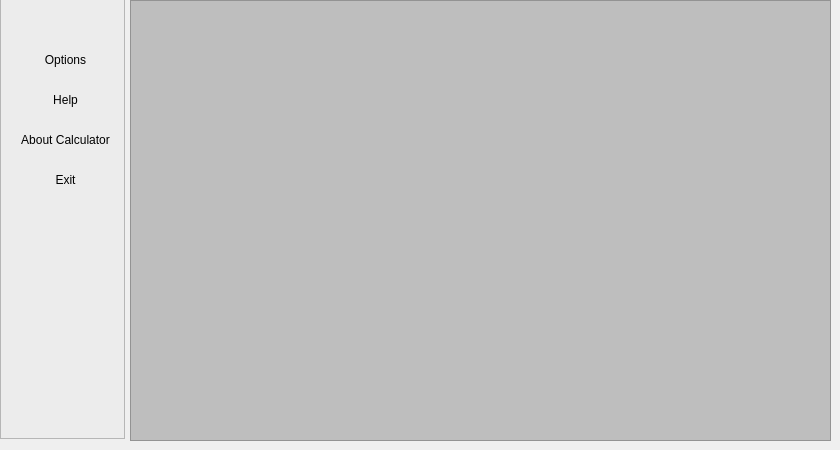
    <widget class="QWidget" name="tab_MainMenu">
     <attribute name="icon">
      <iconset resource="../../QTProjects/Formular_Calculator_and_Integrator/resources.qrc">
       <normaloff>:/resources/resources/listicon.png</normaloff>:/resources/resources/listicon.png</iconset>
     </attribute>
     <attribute name="title">
      <string/>
     </attribute>
     <widget class="QFrame" name="frmFile">
      <property name="geometry">
       <rect>
        <x>0</x>
        <y>-1</y>
        <width>125</width>
        <height>440</height>
       </rect>
      </property>
      <property name="autoFillBackground">
       <bool>false</bool>
      </property>
      <property name="styleSheet">
       <string notr="true">QFrame {
    background-color: rgb(236, 236, 236)
}</string>
      </property>
      <property name="frameShape">
       <enum>QFrame::StyledPanel</enum>
      </property>
      <property name="frameShadow">
       <enum>QFrame::Raised</enum>
      </property>
      <widget class="QPushButton" name="pbOptions">
       <property name="geometry">
        <rect>
         <x>0</x>
         <y>40</y>
         <width>131</width>
         <height>41</height>
        </rect>
       </property>
       <property name="autoFillBackground">
        <bool>false</bool>
       </property>
       <property name="text">
        <string>Options</string>
       </property>
       <property name="flat">
        <bool>true</bool>
       </property>
      </widget>
      <widget class="QPushButton" name="pbHelp">
       <property name="geometry">
        <rect>
         <x>0</x>
         <y>80</y>
         <width>131</width>
         <height>41</height>
        </rect>
       </property>
       <property name="autoFillBackground">
        <bool>false</bool>
       </property>
       <property name="text">
        <string>Help</string>
       </property>
       <property name="flat">
        <bool>true</bool>
       </property>
      </widget>
      <widget class="QPushButton" name="pbAboutUs">
       <property name="geometry">
        <rect>
         <x>0</x>
         <y>120</y>
         <width>131</width>
         <height>41</height>
        </rect>
       </property>
       <property name="autoFillBackground">
        <bool>false</bool>
       </property>
       <property name="text">
        <string>About Calculator</string>
       </property>
       <property name="flat">
        <bool>true</bool>
       </property>
      </widget>
      <widget class="QPushButton" name="pbExit">
       <property name="geometry">
        <rect>
         <x>0</x>
         <y>160</y>
         <width>131</width>
         <height>41</height>
        </rect>
       </property>
       <property name="autoFillBackground">
        <bool>false</bool>
       </property>
       <property name="text">
        <string>Exit</string>
       </property>
       <property name="flat">
        <bool>true</bool>
       </property>
      </widget>
     </widget>
     <widget class="QFrame" name="frmOpenWindows">
      <property name="geometry">
       <rect>
        <x>130</x>
        <y>0</y>
        <width>701</width>
        <height>441</height>
       </rect>
      </property>
      <property name="autoFillBackground">
       <bool>false</bool>
      </property>
      <property name="styleSheet">
       <string notr="true">QFrame {
    background-color: rgb(190, 190, 190);
}</string>
      </property>
      <property name="frameShape">
       <enum>QFrame::StyledPanel</enum>
      </property>
      <property name="frameShadow">
       <enum>QFrame::Raised</enum>
      </property>
     </widget>
    </widget>
